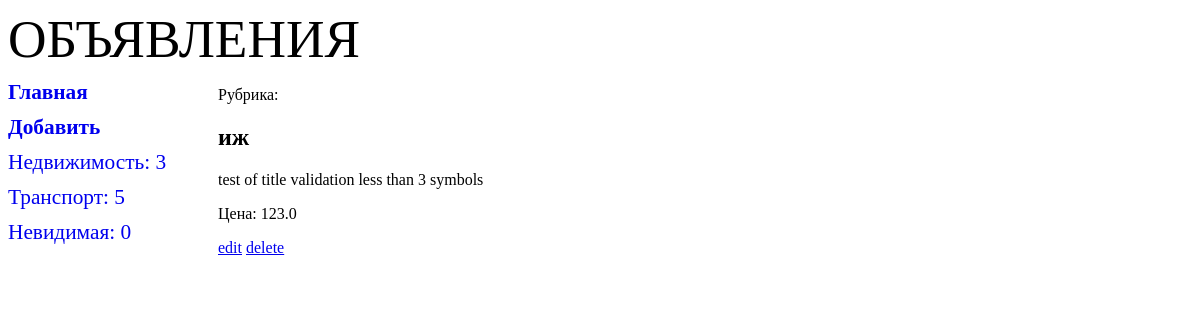
The page /bboard/detail/10/ on the database as committed earlier.
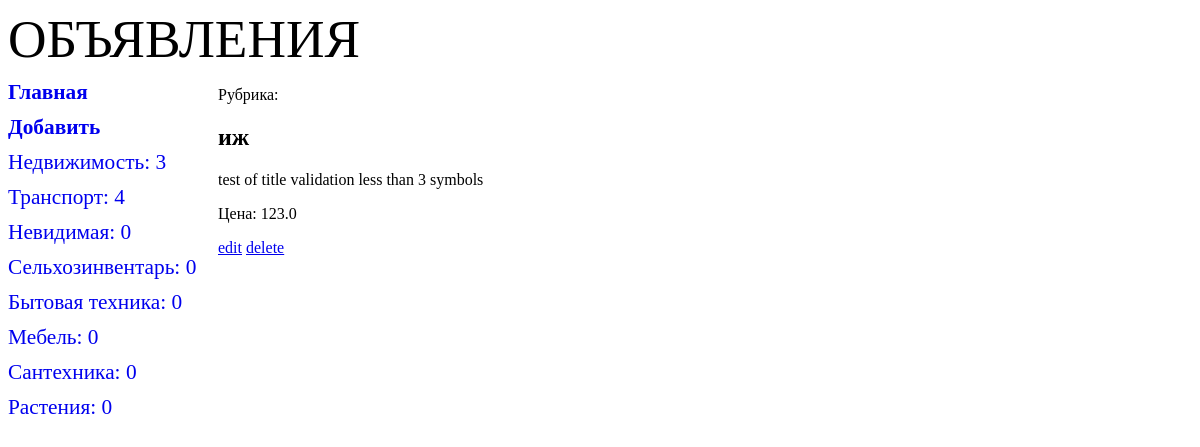
The same page on the database as committed later.
### bboard/models.py (models this page shows, shortened)
class Rubric(models.Model) :
    def get_absolute_url(self):
        return f'/bboard/{self.pk}'
    name = models.CharField(
        max_length=20, db_index=True, verbose_name='Название'
        )
    show = models.BooleanField(default=True)    # Не дает возможность выбрать рубрику False
    class Meta:
        verbose_name_plural = 'Рубрики'
        verbose_name        = 'Рубрика'
        ordering            = ['name']

class Bb(models.Model):
    class Kinds(models.TextChoices):
                    BUY = 'b', 'Куплю'
                    SELL = 's', 'Продам'
                    EXCHANGE = 'с', 'Обменяю'
                    RENT = 'r'
                    __empty__ = 'Выберите тип публикуемого объявления'
    kind = models.CharField(
        max_length=1,choices=Kinds.choices,default=Kinds.SELL
        )
    title = models.CharField(
        max_length=50, verbose_name='Товар',
        validators=[validators.MinLengthValidator(get_min_length)],
                                    )
    content = models.TextField(
        null=True, blank=True, verbose_name='Описание'
        )
    price = models.FloatField(
        null=True, blank=True, verbose_name="Цена",
        )
    published = models.DateTimeField(
        auto_now_add=True, db_index=True, verbose_name="Опубликовано"
        )
    changed = models.DateTimeField(
        auto_now=True, db_index=True, verbose_name="Изменено"
        )
    rubric = models.ForeignKey(
        'Rubric', null=True, on_delete=models.PROTECT, verbose_name='Рубрика',
        limit_choices_to={'show': True} #  limit_choices_to в форме работает но отображается на сайте
        )
    class Meta:
        verbose_name_plural = 'Объявления'
        verbose_name        = 'Объявление'
        ordering            = ['-published']
        unique_together     = ('title', 'price')    # Ограничение на уже имеющуюся комбинацию в БД

### bboard/views.py (the view)
# urls.py: path('detail/<int:pk>/', BbDetailView.as_view(), name='detail'),
class BbDetailView(DetailView):
    model = Bb
    def get_context_data(self, **kwargs: any):
        context = super().get_context_data(**kwargs)
        context['rc'] = RC
        return context

### bboard/templates/bboard/bb_detail.html (shortened to what this page needs)
{% extends "layout/basic.html" %}
{% block content %}
<p> Рубрика: {{ bb.rc.name }} </p>
<h2> {{ bb.title }} </h2>
<p> {{ bb.content }} </p>
<p> Цена: {{ bb.price }} </p>
<p><a href="{% url 'edit' pk=bb.pk %}">edit</a>
    <a href="{% url 'delete' pk=bb.pk %}">delete</a>
</p>
{% endblock %}

### bboard/templates/layout/basic.html (shortened to what this page needs)
{% load static %}
<!DOCTYPE html>
<html>
<head>
</head>
<body>
    <header>
        <hl>Объявления</hl>
        <link rel="stylesheet" type="text/css" href="{% static 'bboard/style.css' %}">
    </header>
    <nav>
        <a href="{% url 'index' %}"><b>Главная</b></а>
            <a href="{% url 'add' %}"><b>Добавить</b></а>
                {% for rubric in rc %}
                    <a href="{{ rubric.get_absolute_url }}">
                        {{ rubric.name }}: {{ rubric.bb__count }}
                    </a>
                {% endfor %}
    </nav>
    <section>
        {% block content %}
        {% endblock %}
    </section>
</body>
</html>

### bboard/static/bboard/style.css (style rules this page uses)
header hl { font-size: 40pt; text-transform: uppercase; text-align: center; }
nav { font-size: 16pt; width: 190px; float: left; }
nav a { display: block; margin: 10px 0px; text-decoration: none; }
section { margin-left: 210px; }

Rows that differ between the two databases and show on the page:
computed for Rubric "Транспорт": bb__count "5" → "4"
added Rubric: name "Сельхозинвентарь", bb__count "0"
added Rubric: name "Бытовая техника", bb__count "0"
added Rubric: name "Мебель", bb__count "0"
added Rubric: name "Сантехника", bb__count "0"
added Rubric: name "Растения", bb__count "0"
